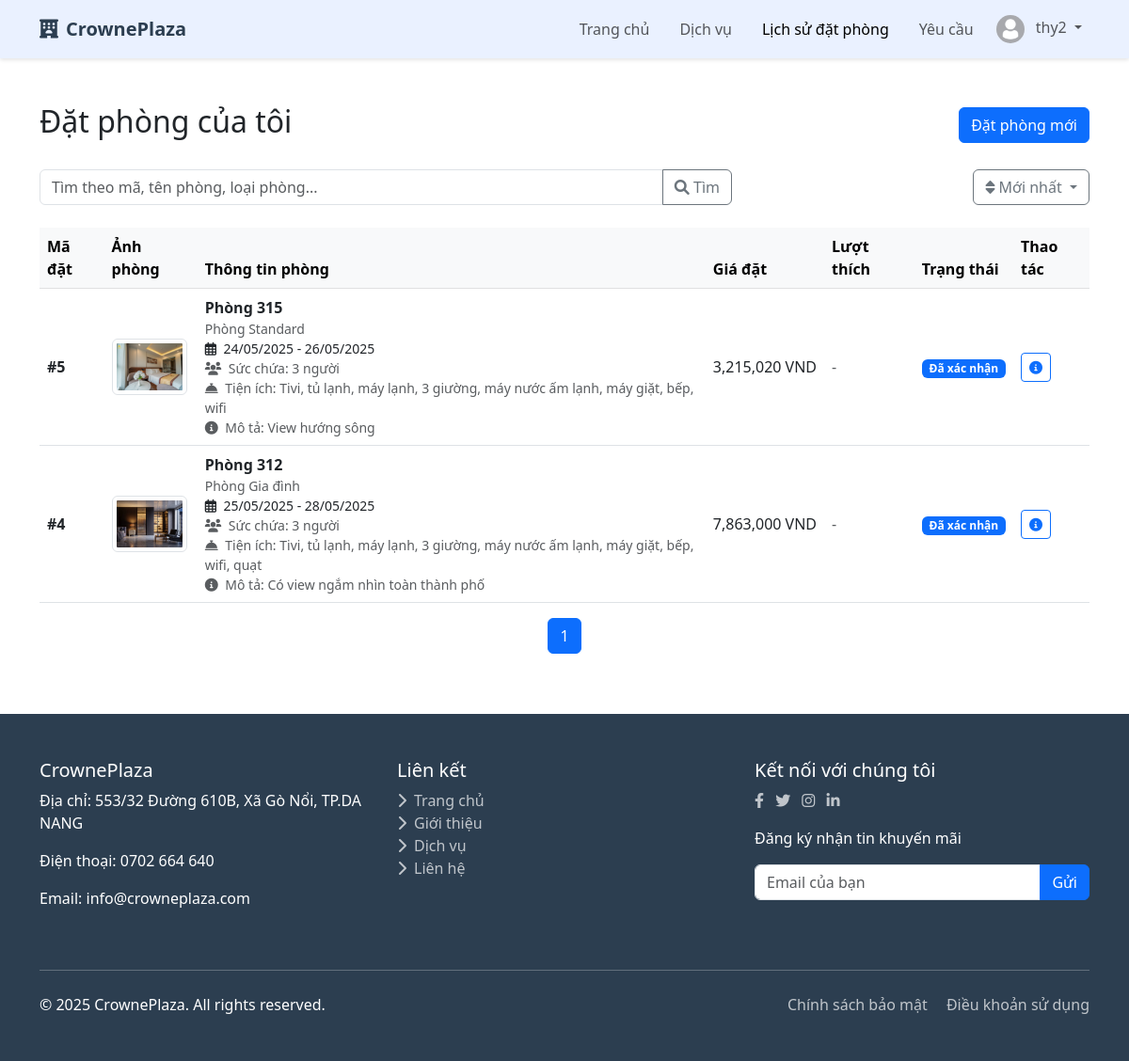
Page /my-bookings/ (signed in) on the committed database.
### accounts/models.py (models this page shows, shortened)
class TaiKhoan(AbstractBaseUser, PermissionsMixin):
    username = models.CharField(
        max_length=150,
        unique=True,
        verbose_name=_('Tên đăng nhập'),
        error_messages={
            'unique': _("Tên đăng nhập đã tồn tại."),
        },
    )
    email = models.EmailField(
        verbose_name=_('Địa chỉ email'),
        max_length=255,
        unique=True,
        blank=True,
        null=True,
        error_messages={
            'unique': _("Email đã được sử dụng."),
        },
    )
    sdt = models.CharField(
        max_length=15,
        verbose_name=_('Số điện thoại'),
        blank=True,
        null=True,
    )
    dia_chi = models.TextField(
        verbose_name=_('Địa chỉ'),
        blank=True,
        null=True,
    )
    loai_tk = models.CharField(
        max_length=20,
        choices=[
            ('khach_hang', 'Khách hàng'),
            ('nhan_vien', 'Nhân viên'),
            ('admin', 'Quản lý'),
        ],
        default='khach_hang',
        verbose_name=_('Loại tài khoản'),
    )
    is_staff = models.BooleanField(
        default=False,
        verbose_name=_('Truy cập quản trị'),
    )
    is_active = models.BooleanField(
        default=True,
        verbose_name=_('Kích hoạt'),
    )
    objects = TaiKhoanManager()
    USERNAME_FIELD = 'username'
    REQUIRED_FIELDS = ['email']
    class Meta:
        verbose_name = _('Tài khoản')
        verbose_name_plural = _('Tài khoản')

### core/models.py (models this page shows, shortened)
class DonDatPhong(models.Model):
    TRANG_THAI_CHOICES = [
        ('cho_xac_nhan', 'Chờ xác nhận'),
        ('da_xac_nhan', 'Đã xác nhận'),
        ('da_checkin', 'Đã check-in'),
        ('da_checkout', 'Đã check-out'),
        ('da_huy', 'Đã hủy'),
    ]
    ma_ddp = models.AutoField(primary_key=True)
    khach_hang = models.ForeignKey(KhachHang, on_delete=models.CASCADE)
    phong = models.ForeignKey(Phong, on_delete=models.CASCADE)
    ngay_dat = models.DateTimeField(auto_now_add=True)
    ngay_nhan = models.DateField()
    ngay_tra = models.DateField()
    so_luong_nguoi = models.PositiveIntegerField(default=1)
    gia_ddp = models.FloatField(validators=[MinValueValidator(0)])
    trang_thai = models.CharField(max_length=20, choices=TRANG_THAI_CHOICES, default='cho_xac_nhan')
    ghi_chu = models.TextField(blank=True)
    da_thanh_toan = models.BooleanField(default=False)

class Phong(models.Model):
    LOAI_PHONG_CHOICES = [
        ('standard', 'Phòng Standard'),
        ('deluxe', 'Phòng Deluxe'),
        ('suite', 'Phòng Suite'),
        ('family', 'Phòng Gia đình'),
    ]
    TRANG_THAI_CHOICES = [
        ('trong', 'Trống'),
        ('da_dat', 'Đã đặt'),
        ('dang_su_dung', 'Đang sử dụng'),
        ('bao_tri', 'Bảo trì'),
    ]
    ma_p = models.AutoField(primary_key=True)
    ten_p = models.CharField(max_length=50, unique=True)
    gia = models.FloatField(validators=[MinValueValidator(0)])
    loai_p = models.CharField(max_length=25, choices=LOAI_PHONG_CHOICES)
    chinh_sach_huy_p = models.TextField()
    mo_ta = models.TextField()
    anh_dai_dien = models.ImageField(upload_to='phong/')
    trang_thai = models.CharField(max_length=20, choices=TRANG_THAI_CHOICES, default='trong')
    suc_chua = models.PositiveIntegerField(default=2)
    tien_ich = models.TextField(blank=True)

### core/views.py (the view)
# urls.py: path('my-bookings/', core_views.customer_bookings, name='customer_bookings'),
@login_required
@user_passes_test(is_customer)
def customer_bookings(request):
    if not hasattr(request.user, 'khachhang'):
        messages.error(request, "Tài khoản không có thông tin khách hàng")
        return redirect('home')
    search_query = request.GET.get('search', '')
    sort_by = request.GET.get('sort', '-ngay_dat')
    bookings_qs = DonDatPhong.objects.filter(khach_hang=request.user.khachhang)
    if search_query:
        bookings_qs = bookings_qs.filter(
            Q(ma_ddp__icontains=search_query) |
            Q(phong__ten_p__icontains=search_query) |
            Q(phong__loai_p__icontains=search_query)
        )
    if sort_by in ['ngay_dat', '-ngay_dat', 'ngay_nhan', '-ngay_nhan', 'trang_thai']:
        bookings_qs = bookings_qs.order_by(sort_by)
    else:
        bookings_qs = bookings_qs.order_by('-ngay_dat')
    paginator = Paginator(bookings_qs, 10)
    page_number = request.GET.get('page')
    page_obj = paginator.get_page(page_number)
    context = {
        'page_obj': page_obj,
        'search_query': search_query,
        'sort_by': sort_by,
        'current_sort': sort_by,
    }
    return render(request, 'core/customer_bookings.html', context)

### templates/core/customer_bookings.html (shortened to what this page needs)
{% extends 'core/base.html' %}
{% load currency_filters %}
{% block main_content %}
<section class="py-5">
    <div class="container">
        <div class="d-flex justify-content-between align-items-center mb-4">
            <h2>Đặt phòng của tôi</h2>
            <a href="{% url 'room_search' %}" class="btn btn-primary">Đặt phòng mới</a>
        </div>
        <div class="row mb-4">
            <div class="col-md-8">
                <form method="get" class="input-group">
                    <input type="text" class="form-control" name="search"
                           placeholder="Tìm theo mã, tên phòng, loại phòng..." value="{{ search_query }}">
                    <button class="btn btn-outline-secondary" type="submit">
                        <i class="fas fa-search"></i> Tìm
                    </button>
                </form>
            </div>
            <div class="col-md-4">
                <div class="dropdown float-end">
                    <button class="btn btn-outline-secondary dropdown-toggle" type="button"
                            id="sortDropdown" data-bs-toggle="dropdown" aria-expanded="false">
                        <i class="fas fa-sort"></i>
                        {% if sort_by == 'ngay_dat' %}Cũ nhất
                        {% else %}Mới nhất{% endif %}
                    </button>
                </div>
            </div>
        </div>
        {% if page_obj %}
        <div class="table-responsive">
            <table class="table table-hover align-middle">
                <thead class="table-light">
                    <tr>
                        <th>Mã đặt</th>
                        <th>Ảnh phòng</th>
                        <th>Thông tin phòng</th>
                        <th>Giá đặt</th>
                        <th>Lượt thích</th>
                        <th>Trạng thái</th>
                        <th>Thao tác</th>
                    </tr>
                </thead>
                <tbody>
                    {% for booking in page_obj %}
                    <tr>
                        <td class="fw-bold">#{{ booking.ma_ddp }}</td>
                        <td>
                            <img src="{{ booking.phong.anh_dai_dien.url }}"
                                 class="img-thumbnail"
                                 style="width: 80px; height: 60px; object-fit: cover;"
                                 alt="{{ booking.phong.ten_p }}">
                        </td>
                        <td>
                            <div class="d-flex flex-column">
                                <span class="fw-bold">{{ booking.phong.ten_p }}</span>
                                <small class="text-muted">{{ booking.phong.get_loai_p_display }}</small>
                                <small>
                                    <i class="far fa-calendar-alt me-1"></i>
                                    {{ booking.ngay_nhan|date:"d/m/Y" }} - {{ booking.ngay_tra|date:"d/m/Y" }}
                                </small>
                                <small class="text-muted">
            <i class="fas fa-users me-1"></i>
            Sức chứa: {{ booking.phong.suc_chua }} người
        </small>
        <small class="text-muted">
            <i class="fas fa-concierge-bell me-1"></i>
            Tiện ích:
            {% if booking.phong.tien_ich %}
                {{ booking.phong.tien_ich }}
            {% else %}
                Không có thông tin
            {% endif %}
        </small>
        <small class="text-muted">
            <i class="fas fa-info-circle me-1"></i>
            Mô tả:
            {% if booking.phong.mo_ta %}
                {{ booking.phong.mo_ta|truncatewords:10 }}
            {% else %}
                Không có mô tả
            {% endif %}
        </small>
                            </div>
                        </td>
                        <td class="text-nowrap">{{ booking.gia_ddp|format_currency }} VND</td>
                        <td>
                            {% if booking.like_rank %}
                            <span class="badge
                                {% if booking.like_rank == 'Top 1' %}bg-danger
                                {% elif booking.like_rank == 'Top 2' %}bg-warning text-dark
                                {% elif booking.like_rank == 'Top 3' %}bg-info text-dark
                                {% else %}bg-secondary{% endif %}">
                                {{ booking.like_rank }}
                            </span>
                            {% else %}
                            <span class="text-muted">-</span>
                            {% endif %}
                        </td>
                        <td>
                            {% if booking.trang_thai == 'cho_xac_nhan' %}
                            <span class="badge bg-warning">Chờ xác nhận</span>
                            {% elif booking.trang_thai == 'da_xac_nhan' %}
                            <span class="badge bg-primary">Đã xác nhận</span>
                            {% elif booking.trang_thai == 'da_checkin' %}
                            <span class="badge bg-success">Đã check-in</span>
                            {% elif booking.trang_thai == 'da_checkout' %}
                            <span class="badge bg-secondary">Đã check-out</span>
                            {% else %}
                            <span class="badge bg-danger">Đã hủy</span>
                            {% endif %}
                        </td>
                        <td>
                            <a href="{% url 'booking_detail' booking.ma_ddp %}"
                               class="btn btn-sm btn-outline-primary" title="Chi tiết">
                                <i class="fas fa-info-circle"></i>
                            </a>
                        </td>
                    </tr>
                    {% endfor %}
                </tbody>
            </table>
        </div>
        <nav aria-label="Page navigation">
            <ul class="pagination justify-content-center">
                {% for num in page_obj.paginator.page_range %}
                {% if page_obj.number == num %}
                <li class="page-item active"><a class="page-link" href="?page={{ num }}&sort={{ sort_by }}&search={{ search_query }}">{{ num }}</a></li>
                {% elif num > page_obj.number|add:'-3' and num < page_obj.number|add:'3' %}
                <li class="page-item"><a class="page-link" href="?page={{ num }}&sort={{ sort_by }}&search={{ search_query }}">{{ num }}</a></li>
                {% endif %}
                {% endfor %}
            </ul>
        </nav>
        {% else %}
        <div class="alert alert-info text-center">
            <p>Bạn chưa có đặt phòng nào.</p>
            <a href="{% url 'room_search' %}" class="btn btn-primary">Đặt phòng ngay</a>
        </div>
        {% endif %}
    </div>
</section>
{% endblock %}

### templates/core/base.html (shortened to what this page needs)
{% extends 'base.html' %}
{% load static %}
{% block extra_css %}
<link rel="stylesheet" href="https://cdnjs.cloudflare.com/ajax/libs/font-awesome/6.0.0/css/all.min.css">
{% endblock %}
{% block content %}
<nav class="navbar navbar-expand-lg navbar-light sticky-top" style="background-color: #EAF1FF;" >
    <div class="container">
        <a class="navbar-brand" href="{% url 'home' %}">
            <i class="fas fa-hotel me-2"></i>CrownePlaza
        </a>
        <div class="collapse navbar-collapse" id="navbarNav">
            <ul class="navbar-nav ms-auto">
                <li class="nav-item mx-2">
                    <a class="nav-link {% if request.resolver_match.url_name == 'home' %}active{% endif %}" href="{% url 'home' %}">Trang chủ</a>
                </li>
                <li class="nav-item mx-2">
                    <a class="nav-link {% if request.resolver_match.url_name == 'service_list' %}active{% endif %}" href="{% url 'service_list' %}">Dịch vụ</a>
                </li>
                {% if user.is_authenticated %}
                <li class="nav-item mx-2">
                    <a class="nav-link {% if request.resolver_match.url_name == 'customer_bookings' %}active{% endif %}" href="{% url 'customer_bookings' %}">Lịch sử đặt phòng</a>
                </li>
                {% endif %}
                <li class="nav-item mx-2">
                    <a class="nav-link {% if request.resolver_match.url_name == 'customer_requests' %}active{% endif %}" href="{% url 'customer_requests' %}">
                         Yêu cầu
                    </a>
                </li>
            </ul>
            <ul class="navbar-nav">
                {% if user.is_authenticated %}
                <li class="nav-item dropdown">
                    <a class="nav-link dropdown-toggle" href="#" id="navbarDropdown" role="button" data-bs-toggle="dropdown">
                        <img src="{% if user.avatar %}{{ user.avatar.url }}{% else %}{% static '/images/default-avartar.jpg' %}{% endif %}" class="avatar me-2" alt="Avatar">
                        {{ user.get_short_name|default:user.username }}
                    </a>
                </li>
                {% endif %}
            </ul>
        </div>
    </div>
</nav>
{% block main_content %}
{% endblock %}
<footer class="footer">
    <div class="container">
        <div class="row">
            <div class="col-md-4 mb-4">
                <h5>CrownePlaza</h5>
                <p>Địa chỉ: 553/32 Đường 610B, Xã Gò Nổi, TP.DA NANG</p>
                <p>Điện thoại: 0702 664 640</p>
                <p>Email: info@crowneplaza.com</p>
            </div>
            <div class="col-md-4 mb-4">
                <h5>Liên kết</h5>
                <ul class="list-unstyled">
                    <li><a href="#"><i class="fas fa-chevron-right me-2"></i>Trang chủ</a></li>
                    <li><a href="#"><i class="fas fa-chevron-right me-2"></i>Giới thiệu</a></li>
                    <li><a href="#"><i class="fas fa-chevron-right me-2"></i>Dịch vụ</a></li>
                    <li><a href="#"><i class="fas fa-chevron-right me-2"></i>Liên hệ</a></li>
                </ul>
            </div>
            <div class="col-md-4 mb-4">
                <h5>Kết nối với chúng tôi</h5>
                <div class="social-links">
                    <a href="#" class="me-2"><i class="fab fa-facebook-f"></i></a>
                    <a href="#" class="me-2"><i class="fab fa-twitter"></i></a>
                    <a href="#" class="me-2"><i class="fab fa-instagram"></i></a>
                    <a href="#" class="me-2"><i class="fab fa-linkedin-in"></i></a>
                </div>
                <div class="mt-3">
                    <p>Đăng ký nhận tin khuyến mãi</p>
                    <div class="input-group">
                        <input type="email" class="form-control" placeholder="Email của bạn">
                        <button class="btn btn-primary" type="button">Gửi</button>
                    </div>
                </div>
            </div>
        </div>
        <hr class="my-4 bg-light">
        <div class="row">
            <div class="col-md-6">
                <p class="mb-0">&copy; 2025 CrownePlaza. All rights reserved.</p>
            </div>
            <div class="col-md-6 text-md-end">
                <a href="#" class="me-3">Chính sách bảo mật</a>
                <a href="#">Điều khoản sử dụng</a>
            </div>
        </div>
    </div>
</footer>
{% endblock %}

### rows in the picture
TaiKhoan: get_short_name "thy2"
DonDatPhong: ma_ddp "5", phong.anh_dai_dien (picture), phong.ten_p "Phòng 315", phong.loai_p "Phòng Standard", ngay_nhan "24/05/2025", ngay_tra "26/05/2025", phong.suc_chua "3", phong.tien_ich "Tivi, tủ lạnh, máy lạnh, 3 giường, máy nước ấm lạnh, máy giặt, bếp, wifi", phong.mo_ta "View hướng sông", gia_ddp "3,215,020", trang_thai "Đã xác nhận"
DonDatPhong: ma_ddp "4", phong.anh_dai_dien (picture), phong.ten_p "Phòng 312", phong.loai_p "Phòng Gia đình", ngay_nhan "25/05/2025", ngay_tra "28/05/2025", phong.suc_chua "3", phong.tien_ich "Tivi, tủ lạnh, máy lạnh, 3 giường, máy nước ấm lạnh, máy giặt, bếp, wifi, quạt", phong.mo_ta "Có view ngắm nhìn toàn thành phố", gia_ddp "7,863,000", trang_thai "Đã xác nhận"

### other values in the picture
{{ num }} "1"
